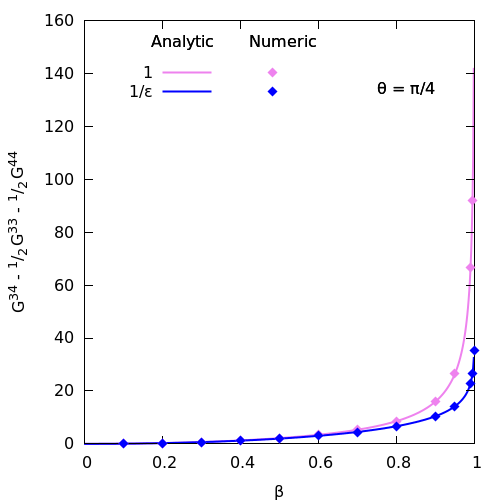

The gnuplot source for this figure:
#
 
set terminal pngcairo enhanced size 7in, 7in 
set output 'bubble-beta34.png'

set multiplot

set ylabel "G^{34} - ^1/@_2  G^{33} - ^1/@_2  G^{44}"
set xlabel "{/Symbol b}"
#set format y "10^{%T}"

set style line 1 lt 1 lw 2 pt 13 ps 1.2 lc rgb "red" 
set style line 2 lt 1 lw 2 pt 13 ps 1.2 lc rgb "green" 
set style line 3 lt 1 lw 2 pt 13 ps 1.2 lc rgb "blue" 
set style line 4 lt 1 lw 2 pt 13 ps 1.2 lc rgb "violet" 

set xrange [0:1]
set yrange [0:160]

#set logscale x
#set logscale y

#-----------------------------------------------------------------------------
set origin 0,0
set key at graph 0.35,0.9
set label "Analytic       Numeric" at graph 0.17, 0.95 left 
set label "{/Symbol q} = {/Symbol p}/4" at graph 0.75, 0.84 left 
#set label "{/Symbol q} = Pi/4" at graph 0.67, 0.85 left 
plot   \
  'math34beta.dat' u 1:2 w l ls 4 t '1',\
  'math34beta.dat' u 1:3 w l ls 3 t '1/{/Symbol e}'

#-----------------------------------------------------------------------------
set origin 0,0
set xlabel " "
set ylabel " "
#set xtics -1,10, 100
#set ytics -1,200,1000
set format y "\    "
set format x "\ "
unset border
set key at graph 0.57,0.9

plot \
  'sfcalcres/beta3400.dat' u 1:2 w p ls 4 t ' ',\
  'sfcalcres/beta3401.dat' u 1:2 w p ls 3 t ' '
